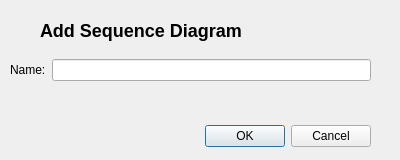
<?xml version="1.0" encoding="UTF-8"?>
<ui version="4.0">
 <class>NewSequenceDialog</class>
 <widget class="QDialog" name="NewSequenceDialog">
  <property name="geometry">
   <rect>
    <x>0</x>
    <y>0</y>
    <width>400</width>
    <height>160</height>
   </rect>
  </property>
  <property name="windowTitle">
   <string>Dialog</string>
  </property>
  <widget class="QDialogButtonBox" name="buttonBox">
   <property name="enabled">
    <bool>true</bool>
   </property>
   <property name="geometry">
    <rect>
     <x>30</x>
     <y>120</y>
     <width>341</width>
     <height>32</height>
    </rect>
   </property>
   <property name="orientation">
    <enum>Qt::Horizontal</enum>
   </property>
   <property name="standardButtons">
    <set>QDialogButtonBox::Cancel|QDialogButtonBox::Ok</set>
   </property>
  </widget>
  <widget class="QWidget" name="gridLayoutWidget">
   <property name="geometry">
    <rect>
     <x>10</x>
     <y>40</y>
     <width>361</width>
     <height>61</height>
    </rect>
   </property>
   <layout class="QGridLayout" name="gridLayout">
    <item row="0" column="0">
     <widget class="QLabel" name="label">
      <property name="text">
       <string>Name:</string>
      </property>
     </widget>
    </item>
    <item row="0" column="1">
     <widget class="QLineEdit" name="nameLineEdit"/>
    </item>
   </layout>
  </widget>
  <widget class="QLabel" name="label_2">
   <property name="geometry">
    <rect>
     <x>40</x>
     <y>10</y>
     <width>311</width>
     <height>41</height>
    </rect>
   </property>
   <property name="styleSheet">
    <string notr="true">font-weight: bold;
font-size: 18px;</string>
   </property>
   <property name="text">
    <string>Add Sequence Diagram</string>
   </property>
   <property name="textFormat">
    <enum>Qt::AutoText</enum>
   </property>
  </widget>
 </widget>
 <resources/>
 <connections>
  <connection>
   <sender>buttonBox</sender>
   <signal>accepted()</signal>
   <receiver>NewSequenceDialog</receiver>
   <slot>accept()</slot>
   <hints>
    <hint type="sourcelabel">
     <x>248</x>
     <y>254</y>
    </hint>
    <hint type="destinationlabel">
     <x>157</x>
     <y>274</y>
    </hint>
   </hints>
  </connection>
  <connection>
   <sender>buttonBox</sender>
   <signal>rejected()</signal>
   <receiver>NewSequenceDialog</receiver>
   <slot>reject()</slot>
   <hints>
    <hint type="sourcelabel">
     <x>316</x>
     <y>260</y>
    </hint>
    <hint type="destinationlabel">
     <x>286</x>
     <y>274</y>
    </hint>
   </hints>
  </connection>
 </connections>
</ui>
